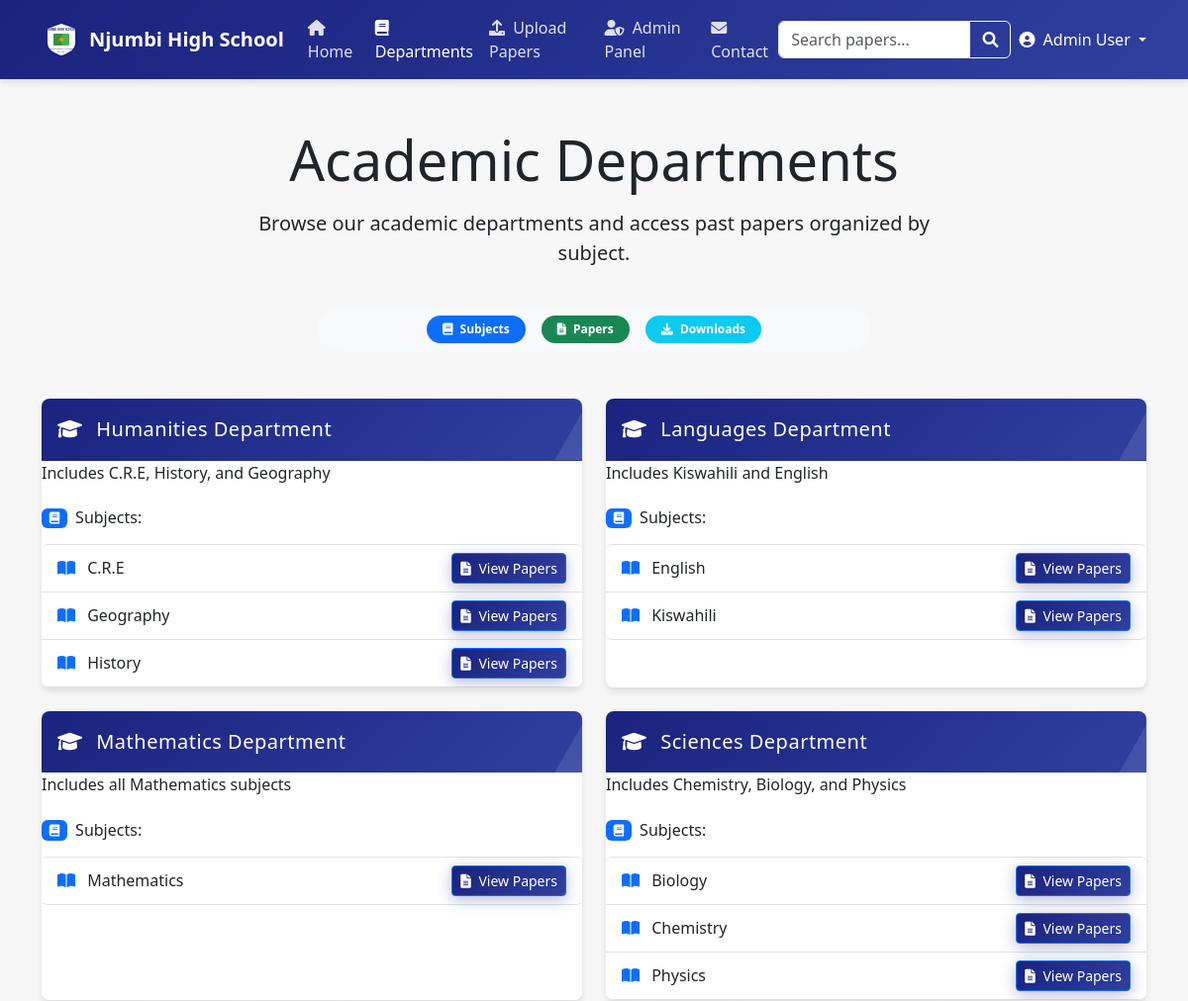
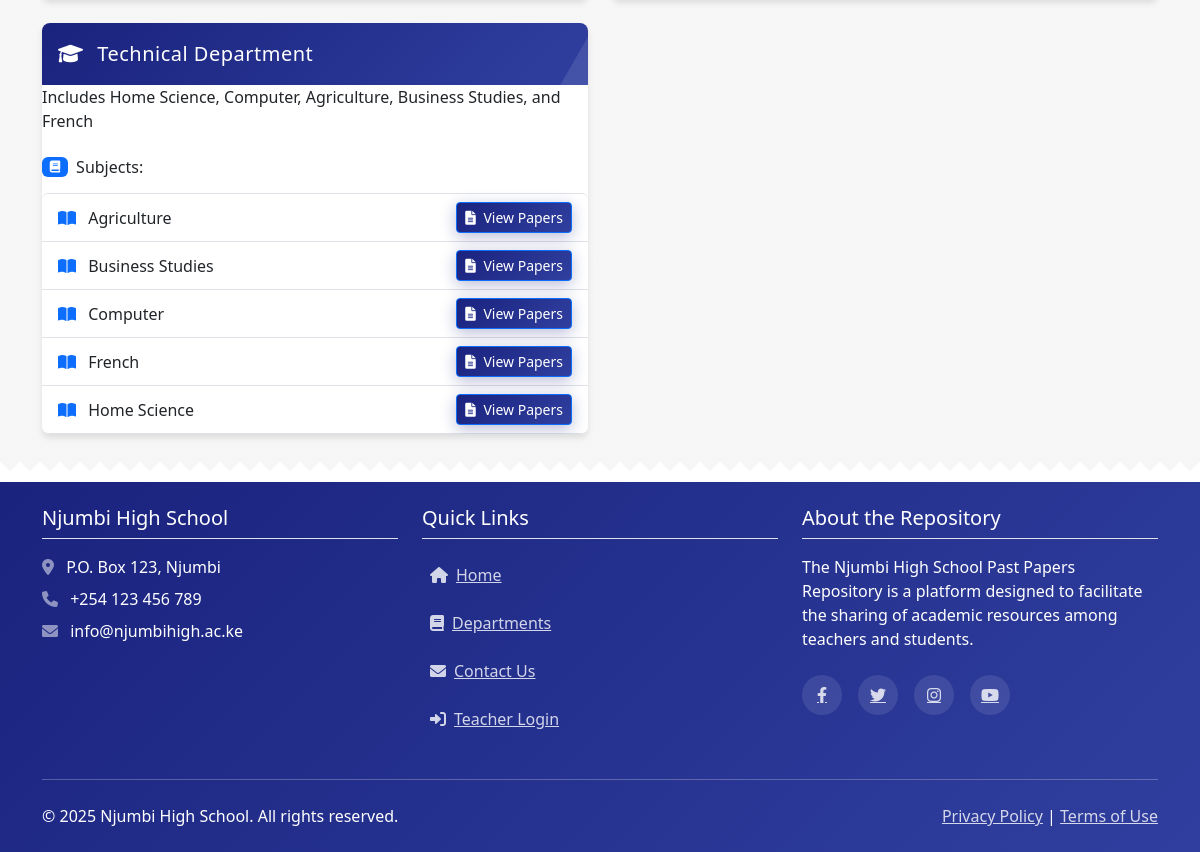
Screenshot of /departments.php (signed in) with the database file from the repository (2 pictures, top to bottom).
### tables this page shows
CREATE TABLE IF NOT EXISTS departments (
    id INT AUTO_INCREMENT PRIMARY KEY,
    name VARCHAR(100) NOT NULL,
    description TEXT,
    created_at TIMESTAMP DEFAULT CURRENT_TIMESTAMP
);

CREATE TABLE IF NOT EXISTS subjects (
    id INT AUTO_INCREMENT PRIMARY KEY,
    department_id INT NOT NULL,
    name VARCHAR(100) NOT NULL,
    description TEXT,
    created_at TIMESTAMP DEFAULT CURRENT_TIMESTAMP,
    FOREIGN KEY (department_id) REFERENCES departments(id) ON DELETE CASCADE
);

### departments.php (the view, shortened to what this page needs)
<?php
$departments = [];
$conn = getDbConnection();
if ($conn) {
    $deptSql = "SELECT id, name, description FROM departments ORDER BY name";
    $deptResult = $conn->query($deptSql);
    if ($deptResult && $deptResult->num_rows > 0) {
        while ($dept = $deptResult->fetch_assoc()) {
            $dept['subjects'] = [];
            $departments[$dept['id']] = $dept;
        }
        $subjectSql = "SELECT id, department_id, name, description FROM subjects ORDER BY name";
        $subjectResult = $conn->query($subjectSql);
        if ($subjectResult && $subjectResult->num_rows > 0) {
            while ($subject = $subjectResult->fetch_assoc()) {
                if (isset($departments[$subject['department_id']])) {
                    $departments[$subject['department_id']]['subjects'][] = $subject;
                }
            }
        }
    }
}
?>
<!DOCTYPE html>
<html lang="en">
<head>
    <link rel="stylesheet" href="assets/css/style.css">
    <link href="https://cdn.jsdelivr.net/npm/bootstrap@5.3.0/dist/css/bootstrap.min.css" rel="stylesheet">
    <link rel="stylesheet" href="https://cdnjs.cloudflare.com/ajax/libs/font-awesome/6.0.0/css/all.min.css">
</head>
<body>
    <?php include 'includes/header.php'; ?>
    <main class="container my-5">
        <div class="text-center mb-5 fade-in">
            <h1 class="display-4 mb-3">Academic Departments</h1>
            <div class="row mb-4">
                <div class="col-md-8 mx-auto">
                    <p class="lead">Browse our academic departments and access past papers organized by subject.</p>
                </div>
            </div>
            <div class="col-md-6 mx-auto">
                <div class="bg-light p-2 rounded-pill mb-5">
                    <div class="d-flex justify-content-center">
                        <span class="badge bg-primary rounded-pill mx-2 px-3 py-2"><i class="fas fa-book me-1"></i> Subjects</span>
                        <span class="badge bg-success rounded-pill mx-2 px-3 py-2"><i class="fas fa-file-alt me-1"></i> Papers</span>
                        <span class="badge bg-info rounded-pill mx-2 px-3 py-2"><i class="fas fa-download me-1"></i> Downloads</span>
                    </div>
                </div>
            </div>
        </div>
        <?php if (empty($departments)): ?>
            <div class="alert alert-info">
                <i class="fas fa-info-circle me-2"></i> No departments found. Please check back later.
            </div>
        <?php else: ?>
            <div class="row g-4">
                <?php $delay = 0; foreach ($departments as $dept): ?>
                    <div class="col-md-6 fade-in" style="animation-delay: <?php echo $delay; ?>s;">
                        <div class="department-card">
                            <div class="card-header">
                                <h3 class="h5 mb-0">
                                    <i class="fas fa-graduation-cap me-2"></i>
                                    <?php echo htmlspecialchars($dept['name']); ?>
                                </h3>
                            </div>
                            <div class="card-body">
                                <?php if (!empty($dept['description'])): ?>
                                    <p class="card-text"><?php echo htmlspecialchars($dept['description']); ?></p>
                                <?php endif; ?>
                                <h4 class="h6 mt-4 mb-3 d-flex align-items-center">
                                    <span class="badge bg-primary me-2"><i class="fas fa-book"></i></span>
                                    Subjects:
                                </h4>
                                <?php if (empty($dept['subjects'])): ?>
                                    <div class="alert alert-light text-center py-3">
                                        <i class="fas fa-info-circle me-2"></i>
                                        <span class="text-muted">No subjects found for this department.</span>
                                    </div>
                                <?php else: ?>
                                    <ul class="list-group">
                                        <?php foreach ($dept['subjects'] as $subject): ?>
                                            <li class="list-group-item d-flex justify-content-between align-items-center">
                                                <span>
                                                    <i class="fas fa-book-open text-primary me-2"></i>
                                                    <?php echo htmlspecialchars($subject['name']); ?>
                                                </span>
                                                <a href="papers.php?subject=<?php echo $subject['id']; ?>" class="btn btn-sm btn-primary">
                                                    <i class="fas fa-file-alt me-1"></i> View Papers
                                                </a>
                                            </li>
                                        <?php endforeach; ?>
                                    </ul>
                                <?php endif; ?>
                            </div>
                        </div>
                    </div>
                <?php $delay += 0.2; endforeach; ?>
            </div>
        <?php endif; ?>
    </main>
    <?php include 'includes/footer.php'; ?>
</body>
</html>

### includes/header.php (shortened to what this page needs)
<?php
$isLoggedIn = isset($_SESSION['user_id']);
$isAdmin = isset($_SESSION['is_admin']) && $_SESSION['is_admin'] == true;
$userName = $isLoggedIn ? $_SESSION['user_name'] : '';
?>
<header>
    <nav class="navbar navbar-expand-lg navbar-dark">
        <div class="container">
            <a class="navbar-brand d-flex align-items-center" href="index.php">
                <img src="assets/images/logo.svg" alt="Njumbi High School Logo" height="40" class="me-2 slide-in-left">
                <span class="slide-in-right">Njumbi High School</span>
            </a>
            <div class="collapse navbar-collapse" id="navbarNav">
                <ul class="navbar-nav me-auto">
                    <li class="nav-item">
                        <a class="nav-link <?php echo (basename($_SERVER['PHP_SELF']) == 'index.php') ? 'active' : ''; ?>" href="index.php">
                            <i class="fas fa-home me-1"></i> Home
                        </a>
                    </li>
                    <?php if ($isLoggedIn): ?>
                    <li class="nav-item">
                        <a class="nav-link <?php echo (basename($_SERVER['PHP_SELF']) == 'departments.php') ? 'active' : ''; ?>" href="departments.php">
                            <i class="fas fa-book me-1"></i> Departments
                        </a>
                    </li>
                    <li class="nav-item">
                        <a class="nav-link <?php echo (basename($_SERVER['PHP_SELF']) == 'upload.php') ? 'active' : ''; ?>" href="upload.php">
                            <i class="fas fa-upload me-1"></i> Upload Papers
                        </a>
                    </li>
                    <?php endif; ?>
                    <?php if ($isAdmin): ?>
                    <li class="nav-item">
                        <a class="nav-link <?php echo (basename($_SERVER['PHP_SELF']) == 'admin/index.php') ? 'active' : ''; ?>" href="admin/index.php">
                            <i class="fas fa-user-shield me-1"></i> Admin Panel
                        </a>
                    </li>
                    <?php endif; ?>
                    <li class="nav-item">
                        <a class="nav-link <?php echo (basename($_SERVER['PHP_SELF']) == 'contact.php') ? 'active' : ''; ?>" href="contact.php">
                            <i class="fas fa-envelope me-1"></i> Contact
                        </a>
                    </li>
                </ul>
                <?php if ($isLoggedIn): ?>
                <form class="d-flex me-2 position-relative" action="search.php" method="GET">
                    <div class="input-group">
                        <input id="searchInput" class="form-control" type="search" name="q" placeholder="Search papers..." aria-label="Search">
                        <button class="btn btn-outline-light" type="submit">
                            <i class="fas fa-search"></i>
                        </button>
                    </div>
                </form>
                <?php endif; ?>
                <div class="nav-item dropdown">
                    <?php if ($isLoggedIn): ?>
                        <a class="nav-link dropdown-toggle text-white" href="#" id="userDropdown" role="button" data-bs-toggle="dropdown" aria-expanded="false">
                            <i class="fas fa-user-circle me-1"></i> <?php echo htmlspecialchars($userName); ?>
                        </a>
                    <?php else: ?>
                        <a class="btn btn-outline-light" href="login.php">
                            <i class="fas fa-sign-in-alt me-1"></i> Login
                        </a>
                    <?php endif; ?>
                </div>
            </div>
        </div>
    </nav>
</header>

### includes/footer.php
<footer class="mt-5 py-4">
    <div class="container">
        <div class="row g-4">
            <div class="col-md-4 fade-in">
                <h5 class="mb-3 border-bottom pb-2">Njumbi High School</h5>
                <p class="mb-2"><i class="fas fa-map-marker-alt me-2 text-white-50"></i> P.O. Box 123, Njumbi</p>
                <p class="mb-2"><i class="fas fa-phone me-2 text-white-50"></i> +254 123 456 789</p>
                <p class="mb-2"><i class="fas fa-envelope me-2 text-white-50"></i> info@njumbihigh.ac.ke</p>
            </div>
            <div class="col-md-4 fade-in" style="animation-delay: 0.2s;">
                <h5 class="mb-3 border-bottom pb-2">Quick Links</h5>
                <ul class="list-unstyled">
                    <li class="mb-2"><a href="index.php" class="d-block p-2 rounded hover-effect"><i class="fas fa-home me-2"></i>Home</a></li>
                    <li class="mb-2"><a href="departments.php" class="d-block p-2 rounded hover-effect"><i class="fas fa-book me-2"></i>Departments</a></li>
                    <li class="mb-2"><a href="contact.php" class="d-block p-2 rounded hover-effect"><i class="fas fa-envelope me-2"></i>Contact Us</a></li>
                    <li class="mb-2"><a href="login.php" class="d-block p-2 rounded hover-effect"><i class="fas fa-sign-in-alt me-2"></i>Teacher Login</a></li>
                </ul>
            </div>
            <div class="col-md-4 fade-in" style="animation-delay: 0.4s;">
                <h5 class="mb-3 border-bottom pb-2">About the Repository</h5>
                <p>The Njumbi High School Past Papers Repository is a platform designed to facilitate the sharing of academic resources among teachers and students.</p>
                <div class="d-flex mt-4 social-icons">
                    <a href="#" class="me-3 social-icon"><i class="fab fa-facebook-f"></i></a>
                    <a href="#" class="me-3 social-icon"><i class="fab fa-twitter"></i></a>
                    <a href="#" class="me-3 social-icon"><i class="fab fa-instagram"></i></a>
                    <a href="#" class="social-icon"><i class="fab fa-youtube"></i></a>
                </div>
            </div>
        </div>
        <hr class="my-4 opacity-25">
        <div class="row">
            <div class="col-md-6">
                <p class="mb-0">&copy; <?php echo date('Y'); ?> Njumbi High School. All rights reserved.</p>
            </div>
            <div class="col-md-6 text-md-end">
                <p class="mb-0">
                    <a href="privacy-policy.php">Privacy Policy</a> |
                    <a href="terms-of-use.php">Terms of Use</a>
                </p>
            </div>
        </div>
    </div>
</footer>

### assets/css/style.css (style rules this page uses)
:root { --primary-color: #1a237e; --secondary-color: #4caf50; --accent-color: #ff9800; --light-color: #f5f5f5; --dark-color: #333; --gray-color: #757575; --border-radius: 8px; --box-shadow: 0 4px 6px rgba(0, 0, 0, 0.1); --transition-speed: 0.3s; --gradient-primary: linear-gradient(135deg, #1a237e 0%, #303f9f 100%); --gradient-secondary: linear-gradient(135deg, #4caf50 0%, #2e7d32 100%); }
body { font-family: 'Roboto', sans-serif; color: var(--dark-color); background-color: var(--light-color); line-height: 1.6; background-image: linear-gradient(to bottom, rgba(245, 245, 245, 0.8) 0%, rgba(245, 245, 245, 0.9) 100%); background-attachment: fixed; }
.navbar { background: var(--gradient-primary); box-shadow: var(--box-shadow); padding: 0.8rem 1rem; position: sticky; top: 0; z-index: 1000; }
.navbar-brand { font-weight: 700; color: white; }
.navbar-nav .nav-link { color: rgba(255, 255, 255, 0.85); font-weight: 500; padding: 0.5rem 1rem; transition: color 0.3s ease; }
.navbar-nav .nav-link:hover, .navbar-nav .nav-link.active { color: white; }
.fade-in { animation: fadeIn 0.5s ease-out forwards; opacity: 1 !important; }
.slide-in-left { animation: slideInLeft 0.5s ease-out forwards; opacity: 1 !important; }
.card-header { font-weight: 600; letter-spacing: 0.5px; }
.card-body { padding: 1.5rem; }
.department-card { background-color: white; border-radius: var(--border-radius); overflow: hidden; box-shadow: var(--box-shadow); height: 100%; transition: all var(--transition-speed) ease; border: none; }
.department-card .card-header { background: var(--gradient-primary); color: white; font-weight: 600; padding: 1.2rem 1rem; position: relative; overflow: hidden; }
.department-card .card-header::after { content: ''; position: absolute; top: 0; right: 0; width: 100px; height: 100%; background: rgba(255, 255, 255, 0.1); transform: skewX(-30deg) translateX(90px); transition: transform 0.5s ease; }
.department-card .list-group-item { border-left: none; border-right: none; transition: background-color 0.3s ease; }
footer { background: var(--gradient-primary); color: white; padding: 3rem 0 2rem; position: relative; margin-top: 4rem; }
footer::before { content: ''; position: absolute; top: -20px; left: 0; width: 100%; height: 20px; background-image: linear-gradient(45deg, transparent 33.333%, white 33.333%, white 66.667%, transparent 66.667%), linear-gradient(-45deg, transparent 33.333%, white 33.333%, white 66.667%, transparent 66.667%); background-size: 20px 40px; background-position: 0 0; }
footer a { color: rgba(255, 255, 255, 0.8); transition: all var(--transition-speed) ease; }
.hover-effect { transition: all var(--transition-speed) ease; }
.social-icons { display: flex; }
.social-icon { display: flex; align-items: center; justify-content: center; width: 40px; height: 40px; border-radius: 50%; background-color: rgba(255, 255, 255, 0.1); transition: all var(--transition-speed) ease; }
.btn-primary { background: var(--gradient-primary); border: none; box-shadow: 0 4px 15px rgba(26, 35, 126, 0.3); padding: 0.6rem 1.5rem; transition: all var(--transition-speed) ease; position: relative; overflow: hidden; z-index: 1; }
.btn-primary::after { content: ''; position: absolute; bottom: 0; left: 0; width: 100%; height: 100%; background-color: rgba(0, 0, 0, 0.1); z-index: -1; transform: scaleY(0); transform-origin: bottom; transition: transform var(--transition-speed) ease; }
.fade-in { animation: fadeIn 1s ease-in-out; opacity: 0; }
.fade-in { animation: fadeIn 1s ease-in-out; }
.slide-in-left { animation: slideInLeft 0.8s ease-in-out; }
.slide-in-right { animation: slideInRight 0.5s ease-in-out; }

### rows the page displays
departments: name "Humanities Department", description "Includes C.R.E, History, and Geography"
subjects: name "C.R.E"
subjects: name "Geography"
subjects: name "History"
departments: name "Languages Department", description "Includes Kiswahili and English"
subjects: name "English"
subjects: name "Kiswahili"
departments: name "Mathematics Department", description "Includes all Mathematics subjects"
subjects: name "Mathematics"
departments: name "Sciences Department", description "Includes Chemistry, Biology, and Physics"
subjects: name "Biology"
subjects: name "Chemistry"
subjects: name "Physics"
departments: name "Technical Department", description "Includes Home Science, Computer, Agriculture, Business Studies, and French"
subjects: name "Agriculture"
subjects: name "Business Studies"
subjects: name "Computer"
subjects: name "French"
subjects: name "Home Science"

### other values shown
$userName "Admin User"
